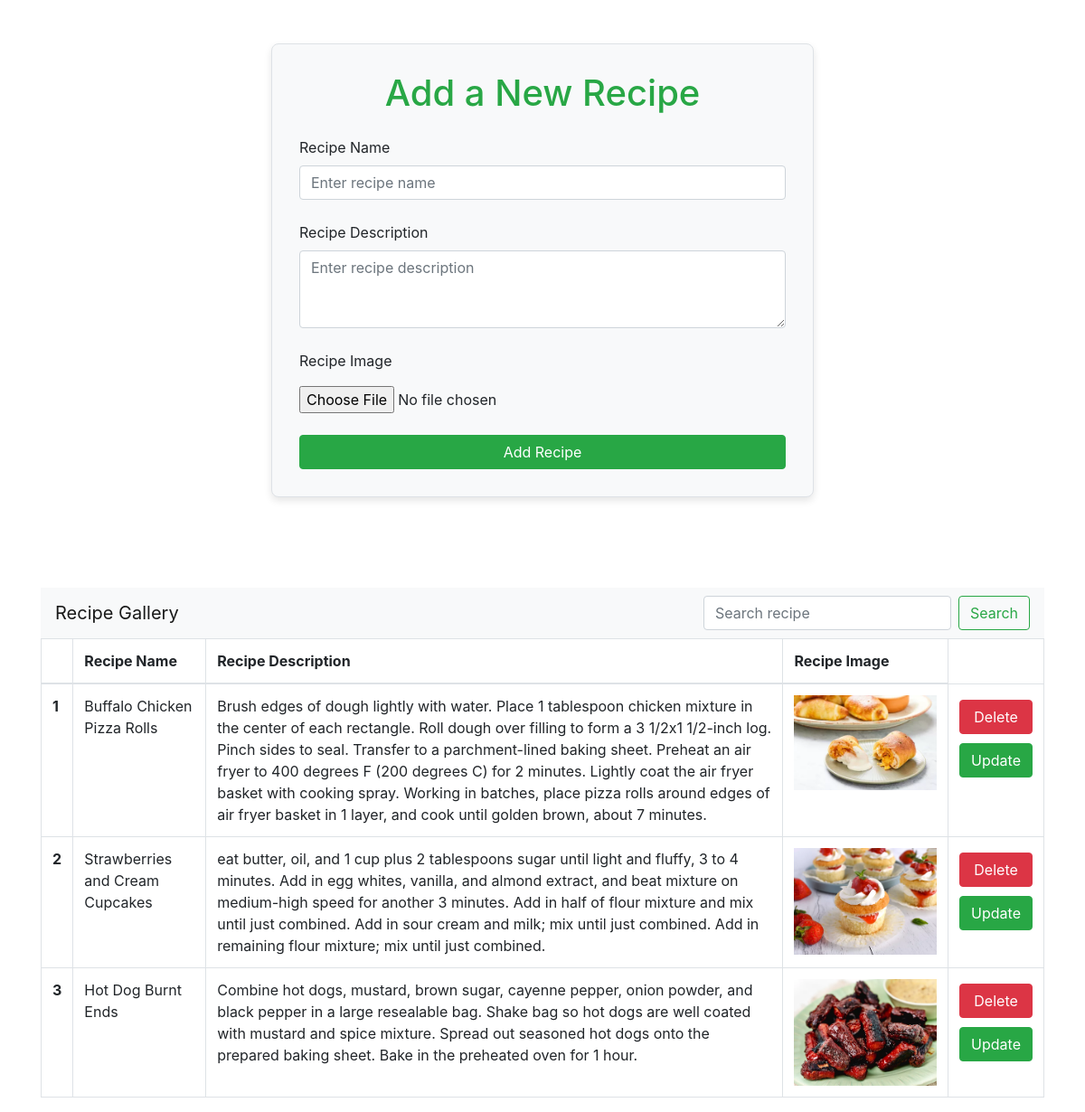
The app's page /, older data.
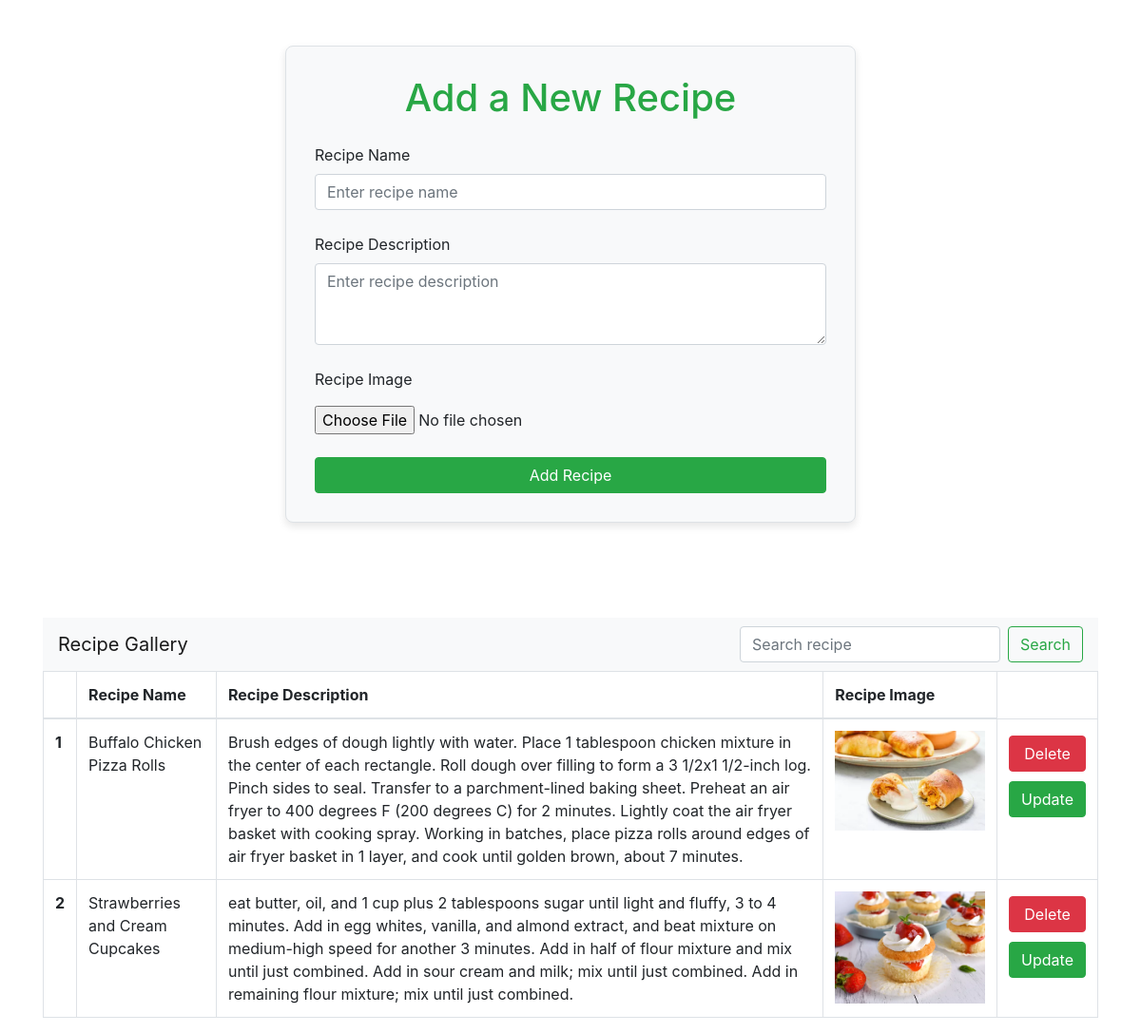
The same page, newer data.
### vege/models.py (models this page shows)
class Receipe (models.Model):
    receipe_name = models.CharField(max_length=100)
    receipe_description = models.TextField()
    receipe_image = models.ImageField(upload_to="receipe")

### vege/views.py (the view, shortened to what this page needs)
# urls.py: path('',receipes,name="receipes"),
def receipes(request):
    queryset = Receipe.objects.all()
    if request.GET.get('search'):
        queryset = queryset.filter(receipe_name__icontains = request.GET.get('search'))
    context = {'receipes':queryset}
    return render(request,"receipes/receipes.html",context)

### vege/templates/receipes/receipes.html (shortened to what this page needs)
<!DOCTYPE html>
<html lang="en">
<head>
    <link href="https://stackpath.bootstrapcdn.com/bootstrap/4.5.2/css/bootstrap.min.css" rel="stylesheet">
</head>
<body>
    <div class="container mt-5">
        <div class="form-container">
            <h1 class="text-center mb-4">Add a New Recipe</h1>
            <form method="post" enctype="multipart/form-data">
                <div class="form-group">
                    <label for="recipeName">Recipe Name</label>
                    <input name="receipe_name" type="text" class="form-control" id="recipeName"
                        placeholder="Enter recipe name" required>
                </div>
                <div class="form-group">
                    <label for="recipeDescription">Recipe Description</label>
                    <textarea name="receipe_description" class="form-control" id="recipeDescription" rows="3"
                        placeholder="Enter recipe description" required></textarea>
                </div>
                <div class="form-group">
                    <label for="recipeImage">Recipe Image</label>
                    <input name="receipe_image" type="file" class="form-control-file mt-2" id="recipeImage">
                </div>
                <div>
                    <button type="submit" class="btn btn-success btn-block">Add Recipe</button>
                </div>
            </form>
        </div>
        <nav class="navbar navbar-light bg-light justify-content-between">
            <a class="navbar-brand">Recipe Gallery</a>
            <form class="form-inline">
                <input class="form-control mr-sm-2" type="search" placeholder="Search recipe" aria-label="Search"
                    name="search">
                <button class="btn btn-outline-success my-2 my-sm-0" type="submit">Search</button>
            </form>
        </nav>
        <table class="table table-hover table-bordered">
            <thead>
                <tr>
                    <th scope="col"></th>
                    <th scope="col">Recipe Name</th>
                    <th scope="col">Recipe Description</th>
                    <th scope="col">Recipe Image</th>
                </tr>
            </thead>
            <tbody>
                {% for receipe in receipes %}
                <tr>
                    <th scope="row">{{forloop.counter}}</th>
                    <td>{{receipe.receipe_name}}</td>
                    <td>{{receipe.receipe_description}}</td>
                    <td>
                        <img src="/media/{{receipe.receipe_image}}"
                            style="display: block;margin-left: auto;margin-right: auto;width: 100%;"
                            alt="No image to display">
                    </td>
                    <td>
                        <div class="btn-group-custom">
                            <a href="/delete-receipe/{{ receipe.id }}" class="btn btn-danger btn-custom">Delete</a>
                            <a href="/update-receipe/{{ receipe.id }}" class="btn btn-success btn-custom">Update</a>
                        </div>
                    </td>
                </tr>
                {% endfor %}
            </tbody>
        </table>
    </div>
</body>
</html>

Row changes from the older to the newer data that the page shows:
removed Receipe: receipe_name "Hot Dog Burnt Ends", receipe_description "Combine hot dogs, mustard, brown sugar, cayenne pepper, onion powder, and black pepper in a large resealable bag. Shake bag so hot dogs are well coated with mustard and spice mixture. Spread out seasoned hot dogs onto the prepared baking sheet. Bake in the preheated oven for 1 hour.", receipe_image (picture)
